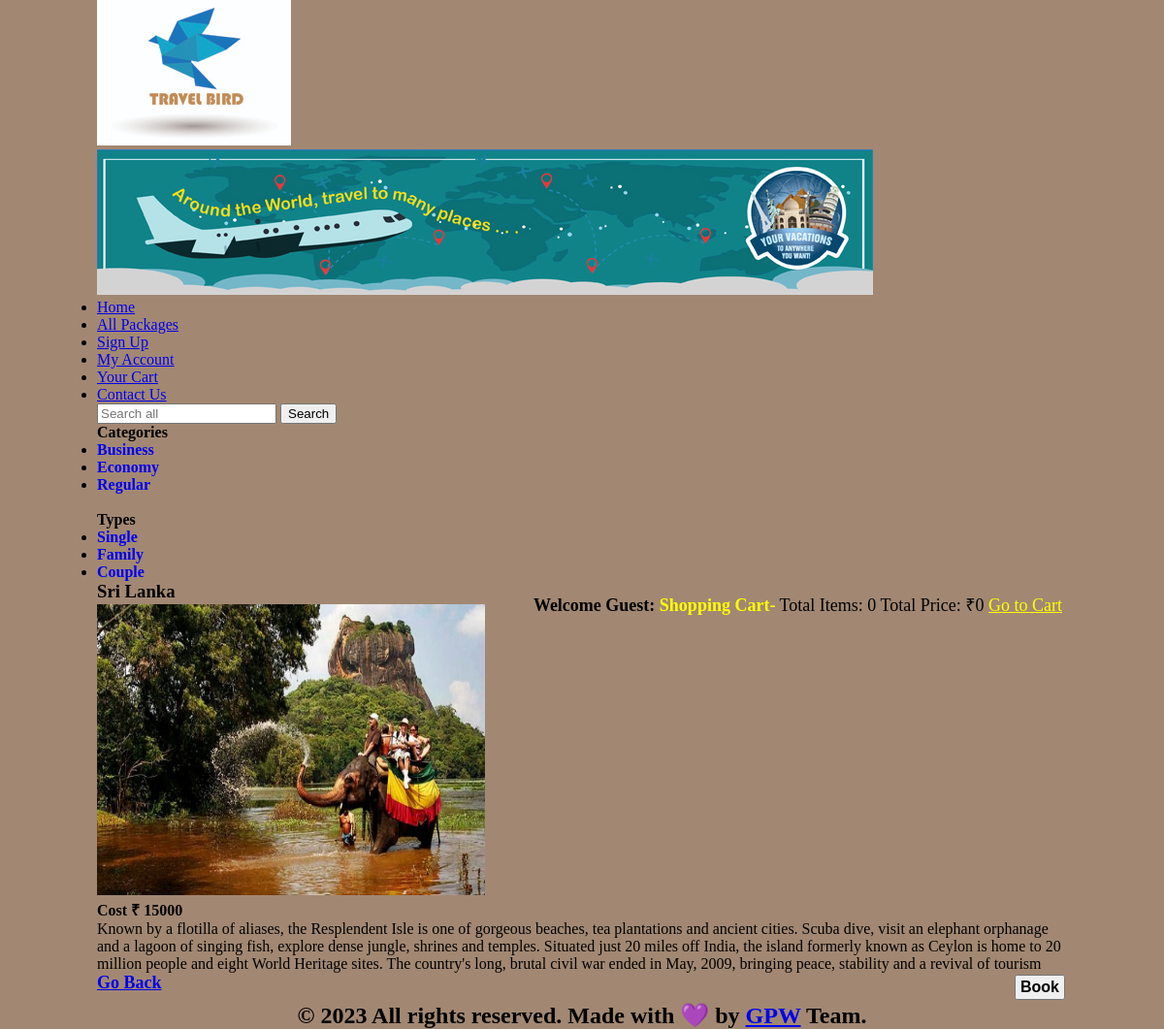
Page /details.php?pack_id=4 on the committed database.
### tables this page shows
CREATE TABLE `categories` (
  `cat_id` int(100) NOT NULL,
  `cat_title` text NOT NULL
);

CREATE TABLE `types` (
  `type_id` int(100) NOT NULL,
  `type_title` text NOT NULL
);

CREATE TABLE `packages` (
  `package_id` int(100) NOT NULL,
  `package_cat` int(100) NOT NULL,
  `package_type` int(100) NOT NULL,
  `package_title` varchar(255) NOT NULL,
  `package_price` int(100) NOT NULL,
  `package_desc` longtext NOT NULL,
  `package_image` text NOT NULL,
  `package_keywords` varchar(255) NOT NULL
);

### details.php (the view, shortened to what this page needs)
<?php
include("functions/functions.php");
?>
<!DOCTYPE html>
<html lang="en">
<head>
    <link rel="stylesheet" href="styles/style.css" media="all">
</head>
<body>
    <div class="main_wrapper">
        <?php include 'includes/header.php'; ?>
        <?php include 'includes/navbar.php'; ?>
        <div class="content_wrapper">
            <?php include "includes/left-sidebar.php"; ?>
            <div id="content_area">
                <div id="shopping_cart">
                    <span style="float: right;font-size: 18px;padding: 5px;line-height: 40px;">
                        <?php
                        if (isset($_SESSION['customer_email'])) {
                            echo "<b>Welcome: </b>" . $_SESSION['customer_email'] . "<b style='color: yellow;'> Your</b>";
                        } else {
                            echo "<b>Welcome Guest:</b>";
                        }
                        ?>
                        <b style="color: yellow;">Shopping Cart-</b> Total Items: <?php total_items(); ?>
                        Total Price: <?php total_price(); ?> <a href="cart.php" style="color: yellow;">Go to Cart</a>
                </div>
                <div id="packages_box">
                    <?php
                    if (isset($_GET['pack_id'])) {
                        $package_id = $_GET['pack_id'];
                        $get_pack = "select * from packages where package_id='$package_id'";
                        $run_pack = mysqli_query($con, $get_pack);
                        while ($row_pack = mysqli_fetch_array($run_pack)) {
                            $pack_id = $row_pack['package_id'];
                            $pack_title = $row_pack['package_title'];
                            $pack_price = $row_pack['package_price'];
                            $pack_image = $row_pack['package_image'];
                            $pack_desc = $row_pack['package_desc'];
                            echo "
                            <div id='single_package'>
                            <h3 style='font-family: Cambria; margin-bottom: 2px;'>$pack_title</h3>
                            <img src='admin_area/package_images/$pack_image' width='400' height='300'>
                            <p><b>Cost &#8377; $pack_price</b></p>
                            <p>$pack_desc</p>
                            <a href='all_packages.php' style='float: left; font-size: 18px; font-weight:bold;'>Go Back</a>
                            <a href='cart.php?add_cart=$pack_id'><button style='float: right;font-size:16px; cursor: pointer; padding: 2px 4px; margin:2px; font-weight:bold;'>Book</button></a>
                            </div>
                            ";
                        }
                    }
                    ?>
                </div>
            </div>
        </div>
        <?php include "includes/footer.php";?>
    </div>
</body>
</html>

### functions/functions.php (shortened to what this page needs)
<?php
$con = mysqli_connect("localhost", "root", "", "travel_db");
function getIp()
{
    $ip = $_SERVER['REMOTE_ADDR'];
    return $ip;
}
function total_items()
{
    global $con;
    if (isset($_GET['add_cart'])) {
        $ip = getip();
        $get_items = "select * from cart where ip_add='$ip'";
        $run_items = mysqli_query($con, $get_items);
        $count_items = mysqli_num_rows($run_items);
    } else {
        $ip = getip();
        $get_items = "select * from cart where ip_add='$ip'";
        $run_items = mysqli_query($con, $get_items);
        $count_items = mysqli_num_rows($run_items);
    }
    echo $count_items;
}
function total_price()
{
    $total = 0;
    echo "&#8377;" . $total;
}
function getCats()
{
    global $con;
    $get_cats = "select * from categories";
    $run_cats = mysqli_query($con, $get_cats);
    while ($row_cats = mysqli_fetch_array($run_cats)) {
        $cat_id = $row_cats['cat_id'];
        $cat_title = $row_cats['cat_title'];
        echo "<li><a href='index.php?cat=$cat_id' style='text-decoration: none; font-weight:bold;'>$cat_title</a></li>";
    }
}
function getTypes()
{
    global $con;
    $get_types = "select * from types";
    $run_types = mysqli_query($con, $get_types);
    while ($row_types = mysqli_fetch_array($run_types)) {
        $type_id = $row_types['type_id'];
        $type_title = $row_types['type_title'];
        echo "<li><a href='index.php?type=$type_id' style='text-decoration: none; font-weight:bold;'>$type_title</a></li>";
    }
}

### admin_area/styles/style.css (style rules this page uses)
html, body, div, span, applet, object, iframe, h1, h2, h3, h4, h5, h6, p, blockquote, pre, a, abbr, acronym, address, big, cite, code, del, dfn, em, img, ins, kbd, q, s, samp, small, strike, strong, sub, sup, tt, var, b, u, i, center, dl, dt, dd, ol, ul, li, fieldset, form, label, legend, table, caption, tbody, tfoot, thead, tr, th, td, article, aside, canvas, details, embed, figure, figcaption, footer, header, hgroup, menu, nav, output, ruby, section, summary, time, mark, audio, video { margin: 0; padding: 0; border: 0; vertical-align: baseline; }
body { background: #A28872; }
.main_wrapper { width: 1000px; height: auto; margin: auto; }

### rows in the picture
categories: cat_title "Business"
categories: cat_title "Economy"
categories: cat_title "Regular"
types: type_title "Single"
types: type_title "Family"
types: type_title "Couple"
packages: package_title "Sri Lanka", package_image (picture), package_price "15000", package_desc "Known by a flotilla of aliases, the Resplendent Isle is one of gorgeous beaches, tea plantations and ancient cities. Scuba dive, visit an elephant orphanage and a lagoon of singing fish, explore dense jungle, shrines and temples. Situated just 20 miles off India, the island formerly known as Ceylon is home to 20 million people and eight World Heritage sites. The country's long, brutal civil war ended in May, 2009, bringing peace, stability and a revival of tourism"

### other values in the picture
$count_items "0"
$total "0"
